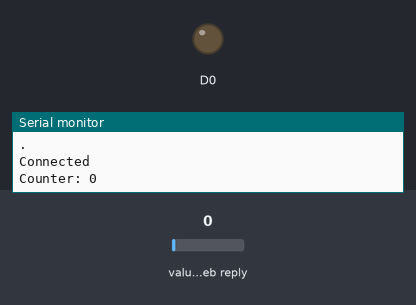
This sketch was run on a simulated ESP8266 (NodeMCU). Shown: output pins drawn as LEDs (lit = HIGH), the last lines printed to the serial monitor. Inputs (shaded band) come from the test bench; at power-on: value in the web reply 0. WiFi joins after 1.5 s; servers stay silent unless stated; web services answer with replies made up by the test bench.

Above: at 18.0 s.
18.1 s: value in the web reply set to 9
33.5 s: value in the web reply set to 12
At 37.3 s:
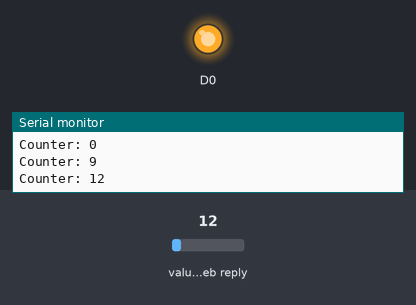
48.9 s: value in the web reply set to 2
At 52.5 s:
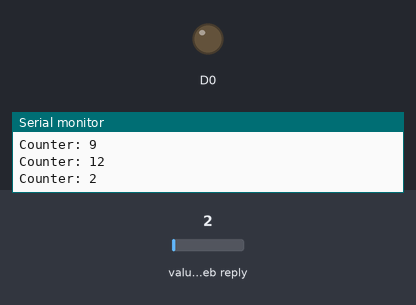
64.3 s: value in the web reply set to 25
At 67.8 s:
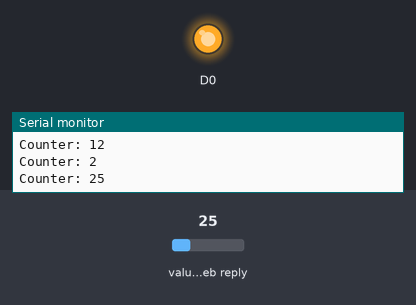
Timing chart, 0 to 69.3 s (numbered marks = the images above; inputs shaded):
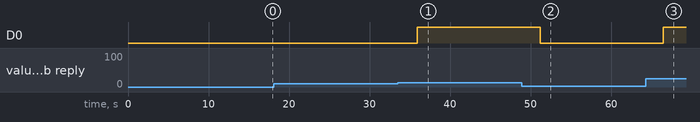

The sketch:

readdistance.ino
```cpp
// (licence header left out)
#include <ESP8266WiFi.h>
//#include "secrets.h"
#include "ThingSpeak.h" // always include thingspeak header file after other header files and custom macros

char ssid[] ="realme XT";   // your network SSID (name)
char pass[] ="012345678";   // your network password
int keyIndex = 0;            // your network key Index number (needed only for WEP)
WiFiClient  client;

/*// Weather station channel details
unsigned long weatherStationChannelNumber = SECRET_CH_ID_WEATHER_STATION;
unsigned int temperatureFieldNumber = 4;
*/
// Counting channel details
unsigned long counterChannelNumber = 1352657;
const char * myCounterReadAPIKey = "LTYLYQVBRPSERNME";
unsigned int counterFieldNumber = 2;

void setup() {
  Serial.begin(115200);  // Initialize serial
  while (!Serial) {
    ; // wait for serial port to connect. Needed for Leonardo native USB port only
  }
  pinMode(D0,OUTPUT);
  WiFi.mode(WIFI_STA);
  ThingSpeak.begin(client);  // Initialize ThingSpeak
}

void loop() {

  int statusCode = 0;

  // Connect or reconnect to WiFi
  if(WiFi.status() != WL_CONNECTED){
    Serial.print("Attempting to connect to SSID: ");
    Serial.println("realme XT");
    while(WiFi.status() != WL_CONNECTED){
      WiFi.begin(ssid, pass); // Connect to WPA/WPA2 network. Change this line if using open or WEP network
      Serial.print(".");
      delay(5000);
    }
    Serial.println("\nConnected");
  }

  // Read in field 4 of the public channel recording the temperature
  //float temperatureInF = ThingSpeak.readFloatField(weatherStationChannelNumber, temperatureFieldNumber);

  /*// Check the status of the read operation to see if it was successful
  statusCode = ThingSpeak.getLastReadStatus();
  if(statusCode == 200){
    Serial.println("Temperature at MathWorks HQ: " + String(temperatureInF) + " deg F");
  }
  else{
    Serial.println("Problem reading channel. HTTP error code " + String(statusCode));
  }

  delay(15000); // No need to read the temperature too often.

  // Read in field 1 of the private channel which is a counter  */
  long count = ThingSpeak.readLongField(counterChannelNumber, counterFieldNumber, myCounterReadAPIKey);

   // Check the status of the read operation to see if it was successful
  statusCode = ThingSpeak.getLastReadStatus();
  if(statusCode == 200){
    Serial.println("Counter: " + String(count));
    if(count<=10)
    {
      digitalWrite(D0,LOW);
    }
    else
    {
     digitalWrite(D0,HIGH);
    }
  }
  else{
    Serial.println("Problem reading channel. HTTP error code " + String(statusCode));
  }


  delay(15000); // No need to read the counter too often.

}
```

Measured:
- the behaviour switches between 10 and 11 on value in the web reply (found by bisection; images 0 and 1)
- after the input at 33.5 s, D0: LOW → HIGH after 2.4 s
- after the input at 48.9 s, D0: HIGH → LOW after 2.3 s
- after the input at 64.3 s, D0: LOW → HIGH after 2.2 s
